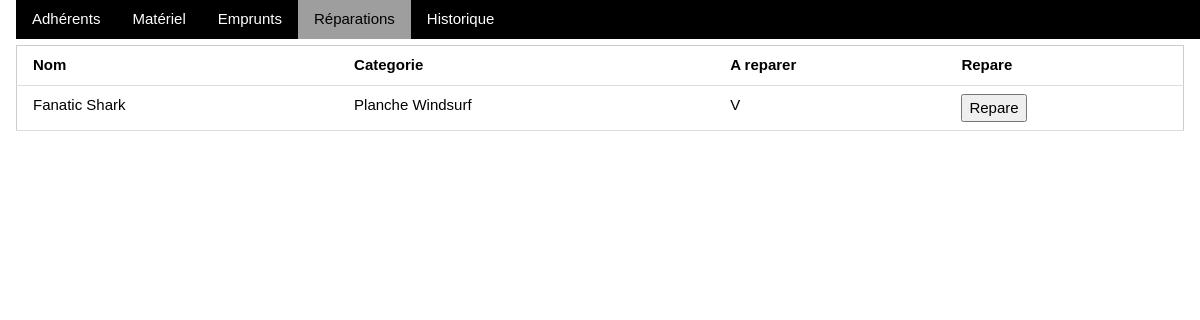
The page /reparations/ on the database as committed earlier.
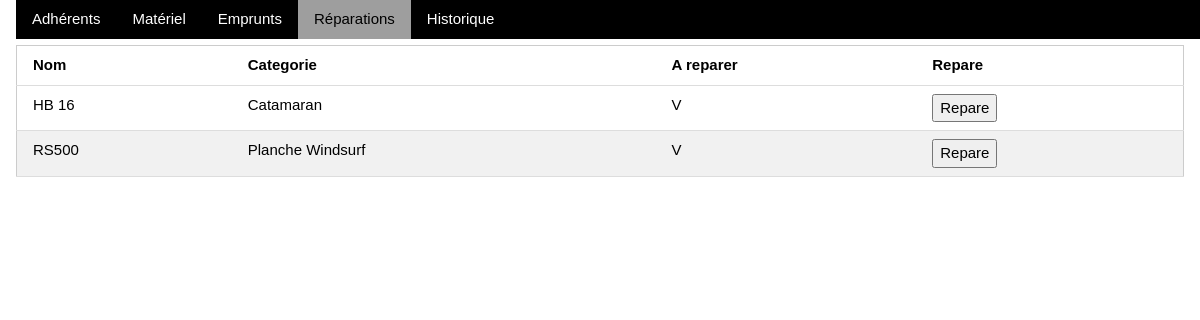
The same page on the database as committed later.
### gestion/models.py (models this page shows, shortened)
class Gear(models.Model):
    name = models.CharField(max_length=64, unique=True)
    category = models.ForeignKey(GearCat, on_delete=models.DO_NOTHING, null=False)
    toRepair = models.BooleanField(default=False)
    photo = models.ImageField(upload_to='photos/', null=True, blank=True)
    class Meta:
        verbose_name = 'Materiel'

class GearCat(models.Model):
    name = models.CharField(max_length=64, unique=True)
    class Meta:
        verbose_name = "Categorie Materiel"

### gestion/views.py (the view)
# urls.py: path('reparations/', views.repair, name='reparations'),
def repair(request):  # TODO: sorting
    if request.method == "POST":
        if request.POST['action'] == 'Repare':
            gearId = int(request.POST['id'])
            g = Gear.objects.get(id=gearId)
            g.toRepair = False
            g.save()
    context = {"reparer": Gear.objects.filter(toRepair=True),
               "pageName": "repair",
               }
    return render(request, "gestion/reparations.html", context)

### gestion/templates/gestion/reparations.html (shortened to what this page needs)
{% include "gestion/head.html" %}
<table class="table-sortable w3-table-all w3-hoverable">
    <tr>
        <thead>
        <th data-sort="string">Nom</th>
        <th data-sort="string">Categorie</th>
        <th data-sort="string">A reparer</th>
        <th>Repare</th>
        </thead>
    </tr>
    <tbody>
    {% for m in reparer %}
        <tr>
            <td>{{ m.name }}</td>
            <td>{{ m.category.name }}</td>
            {% if m.toRepair %}
                <td>V</td>
            {% else %}
                <td>X</td>
            {% endif %}
            <td>
                <form method="post">
                    <input type="submit" name="action" value="Repare">
                </form>
            </td>
        </tr>
    {% endfor %}
    </tbody>
</table>
</div>
</body>

Rows that differ between the two databases and show on the page:
removed Gear: name "Fanatic Shark", category.name "Planche Windsurf", toRepair "V"
now on this page (row edited): Gear: name "HB 16", category.name "Catamaran", toRepair "V"
now on this page (row edited): Gear: name "RS500", category.name "Planche Windsurf", toRepair "V"
